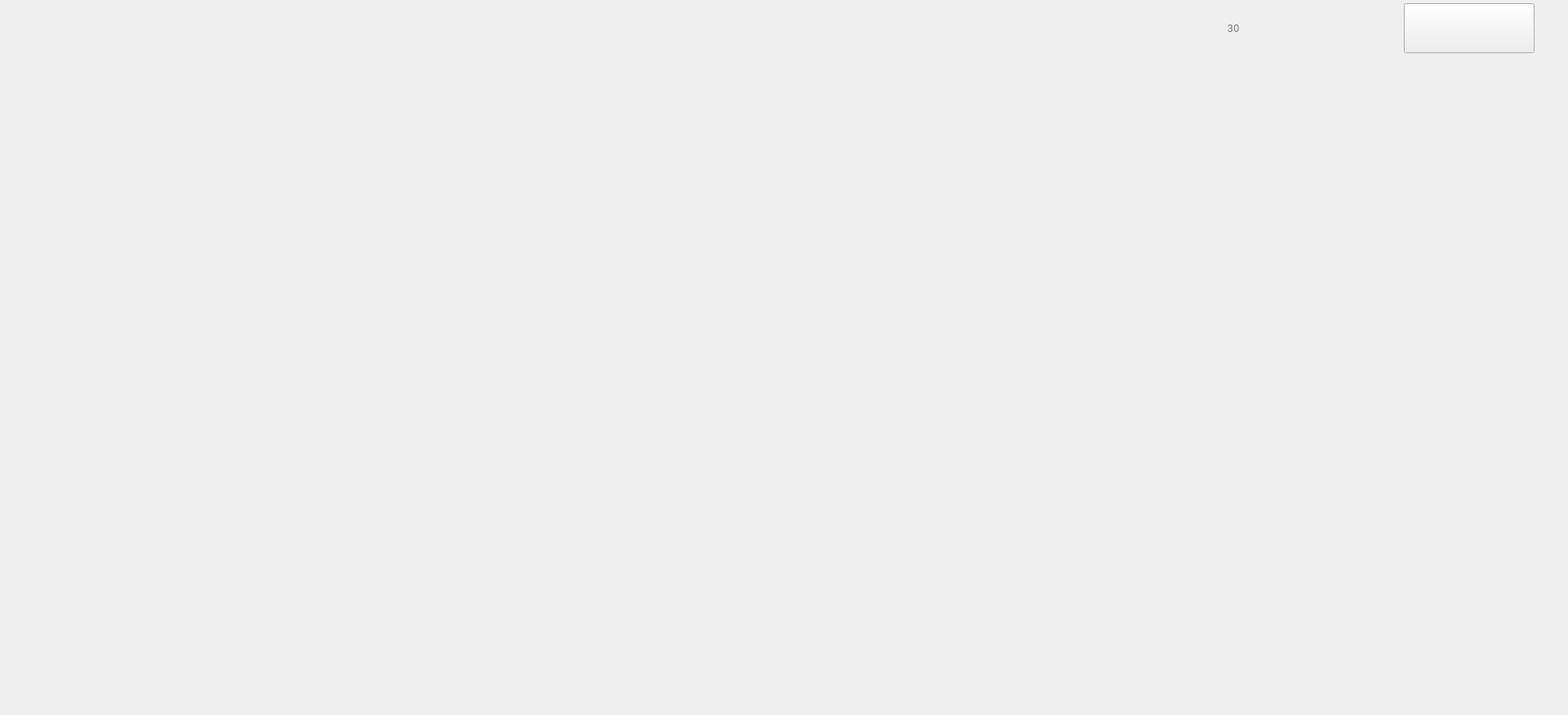
<?xml version="1.0" encoding="UTF-8"?>
<ui version="4.0">
 <class>QueryInfo</class>
 <widget class="QWidget" name="QueryInfo">
  <property name="geometry">
   <rect>
    <x>0</x>
    <y>0</y>
    <width>1920</width>
    <height>875</height>
   </rect>
  </property>
  <property name="minimumSize">
   <size>
    <width>1920</width>
    <height>875</height>
   </size>
  </property>
  <property name="windowTitle">
   <string>Form</string>
  </property>
  <layout class="QHBoxLayout" name="horizontalLayout_2">
   <property name="spacing">
    <number>0</number>
   </property>
   <property name="topMargin">
    <number>0</number>
   </property>
   <property name="bottomMargin">
    <number>0</number>
   </property>
   <item>
    <spacer name="horizontalSpacer_2">
     <property name="orientation">
      <enum>Qt::Horizontal</enum>
     </property>
     <property name="sizeType">
      <enum>QSizePolicy::Fixed</enum>
     </property>
     <property name="sizeHint" stdset="0">
      <size>
       <width>20</width>
       <height>20</height>
      </size>
     </property>
    </spacer>
   </item>
   <item>
    <layout class="QVBoxLayout" name="verticalLayout_2" stretch="0,1,0">
     <property name="spacing">
      <number>0</number>
     </property>
     <item>
      <spacer name="verticalSpacer_3">
       <property name="orientation">
        <enum>Qt::Vertical</enum>
       </property>
       <property name="sizeType">
        <enum>QSizePolicy::Fixed</enum>
       </property>
       <property name="sizeHint" stdset="0">
        <size>
         <width>20</width>
         <height>48</height>
        </size>
       </property>
      </spacer>
     </item>
     <item>
      <widget class="QStackedWidget" name="stackedWidget">
       <property name="minimumSize">
        <size>
         <width>1276</width>
         <height>824</height>
        </size>
       </property>
       <property name="maximumSize">
        <size>
         <width>65535</width>
         <height>824</height>
        </size>
       </property>
       <property name="styleSheet">
        <string notr="true">#stackedWidget{border-image: url(:/Image/Bkgrnd.png);}</string>
       </property>
      </widget>
     </item>
     <item>
      <spacer name="verticalSpacer_4">
       <property name="orientation">
        <enum>Qt::Vertical</enum>
       </property>
       <property name="sizeType">
        <enum>QSizePolicy::Fixed</enum>
       </property>
       <property name="sizeHint" stdset="0">
        <size>
         <width>20</width>
         <height>6</height>
        </size>
       </property>
      </spacer>
     </item>
    </layout>
   </item>
   <item>
    <spacer name="horizontalSpacer_3">
     <property name="orientation">
      <enum>Qt::Horizontal</enum>
     </property>
     <property name="sizeType">
      <enum>QSizePolicy::Fixed</enum>
     </property>
     <property name="sizeHint" stdset="0">
      <size>
       <width>20</width>
       <height>20</height>
      </size>
     </property>
    </spacer>
   </item>
   <item>
    <layout class="QVBoxLayout" name="verticalLayout" stretch="0,0,0">
     <property name="spacing">
      <number>0</number>
     </property>
     <item>
      <layout class="QHBoxLayout" name="horizontalLayout">
       <property name="spacing">
        <number>0</number>
       </property>
       <property name="sizeConstraint">
        <enum>QLayout::SetFixedSize</enum>
       </property>
       <item>
        <widget class="QLabel" name="label_Waitcursor">
         <property name="minimumSize">
          <size>
           <width>63</width>
           <height>61</height>
          </size>
         </property>
         <property name="maximumSize">
          <size>
           <width>63</width>
           <height>61</height>
          </size>
         </property>
         <property name="styleSheet">
          <string notr="true">border-image: url(:/Image/Countdown.png);
font: 57 42pt &quot;思源黑体 CN Medium&quot;;
</string>
         </property>
         <property name="text">
          <string/>
         </property>
        </widget>
       </item>
       <item>
        <widget class="QLabel" name="label_CountDown">
         <property name="minimumSize">
          <size>
           <width>64</width>
           <height>70</height>
          </size>
         </property>
         <property name="styleSheet">
          <string notr="true">font-weight: normal;
line-height: 49px;
letter-spacing: 1px;
color: #707070;
font:42px &quot;思源黑体 CN Medium&quot;;</string>
         </property>
         <property name="text">
          <string>30</string>
         </property>
        </widget>
       </item>
       <item>
        <widget class="QPushButton" name="pushButton_MainPage">
         <property name="minimumSize">
          <size>
           <width>160</width>
           <height>61</height>
          </size>
         </property>
         <property name="maximumSize">
          <size>
           <width>128</width>
           <height>61</height>
          </size>
         </property>
         <property name="styleSheet">
          <string notr="true">image: url(:/Image/Homepage.png);
image-position: left;
padding-left: 2px;
text-align: right;
padding-right: 2px;
font-size: 12px;
font: 28pt &quot;Microsoft YaHei UI&quot;;
color: rgb(0, 0, 0);</string>
         </property>
         <property name="text">
          <string/>
         </property>
        </widget>
       </item>
      </layout>
     </item>
     <item>
      <widget class="QLabel" name="label_step">
       <property name="minimumSize">
        <size>
         <width>439</width>
         <height>262</height>
        </size>
       </property>
       <property name="maximumSize">
        <size>
         <width>439</width>
         <height>262</height>
        </size>
       </property>
       <property name="styleSheet">
        <string notr="true">border-image: url(:/Image/updatecard1.png);</string>
       </property>
       <property name="text">
        <string/>
       </property>
      </widget>
     </item>
     <item>
      <spacer name="verticalSpacer_2">
       <property name="orientation">
        <enum>Qt::Vertical</enum>
       </property>
       <property name="sizeHint" stdset="0">
        <size>
         <width>20</width>
         <height>18</height>
        </size>
       </property>
      </spacer>
     </item>
    </layout>
   </item>
   <item>
    <spacer name="horizontalSpacer">
     <property name="orientation">
      <enum>Qt::Horizontal</enum>
     </property>
     <property name="sizeType">
      <enum>QSizePolicy::Fixed</enum>
     </property>
     <property name="sizeHint" stdset="0">
      <size>
       <width>30</width>
       <height>20</height>
      </size>
     </property>
    </spacer>
   </item>
  </layout>
 </widget>
 <resources/>
 <connections/>
</ui>
